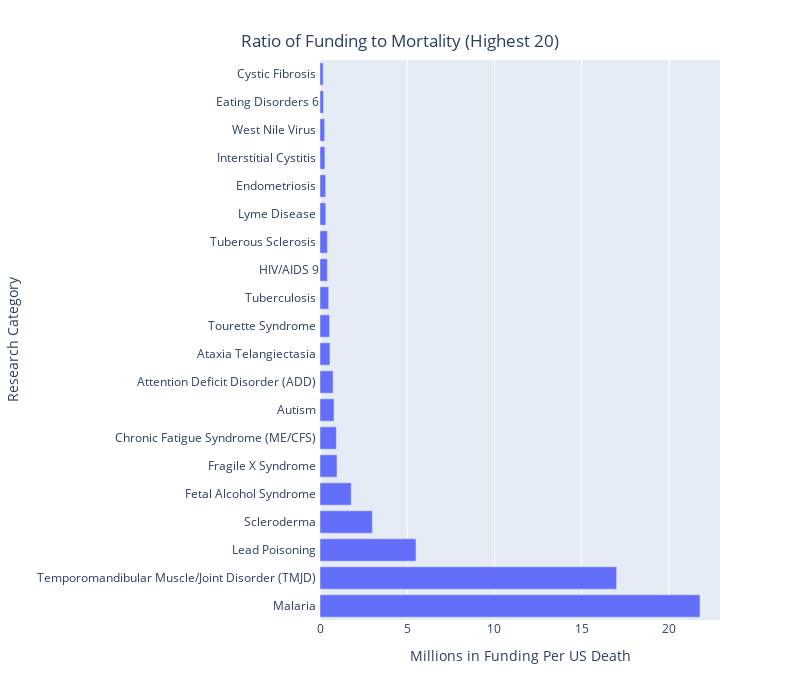

The code cell stored with this chart in its notebook:
### Code cell
fig3b = px.bar(df2019_t, x='ratio', y='research_category', 
              width=800, height=700, 
             labels={
                     "ratio": "Millions in Funding Per US Death",
                     "research_category": "Research Category"
                 })

fig3b.update_layout(
    title={
        'text': "Ratio of Funding to Mortality (Highest 20)",
        'y':0.95,
        'x':0.5,
        'xanchor': 'center',
        'yanchor': 'top'})

fig3b.write_image("figures/fig3b.png")

#fig3b.show()
py.iplot(fig3b, filename='fig3b')

### Figure 1 — Plotly figure (JSON) as saved in the notebook; plotly's stock layout.template omitted (floating-point values rounded to 4 significant figures)
{"data": [{"alignmentgroup": "True", "hovertemplate": "Millions in Funding Per US Death=%{x}<br>Research Category=%{y}<extra></extra>", "legendgroup": "", "marker": {"color": "#636efa", "pattern": {"shape": ""}}, "name": "", "offsetgroup": "", "orientation": "h", "showlegend": false, "textposition": "auto", "type": "bar", "x": [21.78, 17, 5.5, 3, 1.789, 0.9737, 0.9375, 0.8011, 0.7529, 0.5714, 0.55, 0.4969, 0.4248, 0.4237, 0.3333, 0.325, 0.2821, 0.2667, 0.2028, 0.1818], "xaxis": "x", "y": ["Malaria ", "Temporomandibular Muscle/Joint Disorder (TMJD) ", "Lead Poisoning ", "Scleroderma ", "Fetal Alcohol Syndrome ", "Fragile X Syndrome ", "Chronic Fatigue Syndrome (ME/CFS) ", "Autism ", "Attention Deficit Disorder (ADD) ", "Ataxia Telangiectasia ", "Tourette Syndrome ", "Tuberculosis ", "HIV/AIDS 9", "Tuberous Sclerosis ", "Lyme Disease ", "Endometriosis ", "Interstitial Cystitis ", "West Nile Virus ", "Eating Disorders 6", "Cystic Fibrosis "], "yaxis": "y"}], "layout": {"barmode": "relative", "height": 700, "legend": {"tracegroupgap": 0}, "margin": {"t": 60}, "title": {"text": "Ratio of Funding to Mortality (Highest 20)", "x": 0.5, "xanchor": "center", "y": 0.95, "yanchor": "top"}, "width": 800, "xaxis": {"anchor": "y", "autorange": true, "domain": [0, 1], "range": [0, 22.92], "title": {"text": "Millions in Funding Per US Death"}, "type": "linear"}, "yaxis": {"anchor": "x", "autorange": true, "domain": [0, 1], "range": [-0.5, 19.5], "title": {"text": "Research Category"}, "type": "category"}}}
